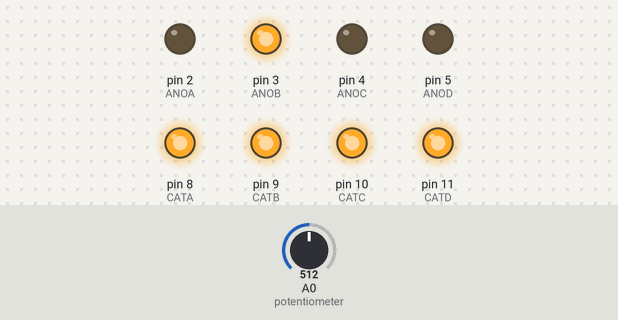
Simulated run of this sketch. Board: Arduino Uno, built with avr-gcc and run on an emulated ATmega328P. Shown: output pins drawn as LEDs (lit = HIGH). Dashed ring = blinking. The test bench sets the inputs (shaded band); at power-on: A0 (potentiometer) = 512.

Above: at 1.3 s.
1.4 s: A0 (potentiometer) set to 122
At 2.08 s:
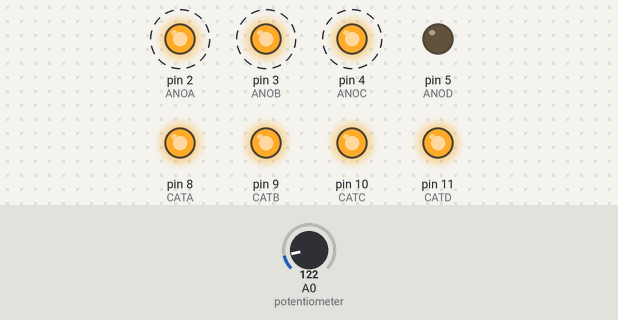
4.5 s: A0 (potentiometer) set to 6
At 4.91 s:
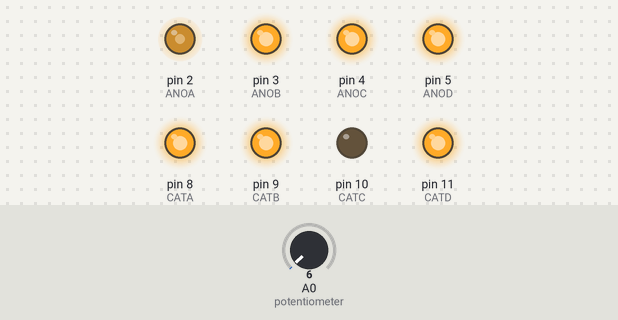
7.6 s: A0 (potentiometer) set to 0
10.7 s: A0 (potentiometer) set to 511
At 12.1 s:
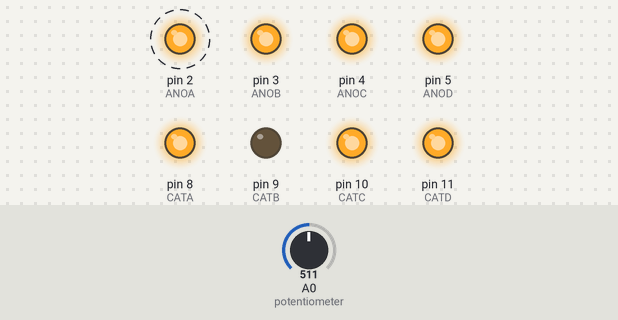
13.8 s: A0 (potentiometer) set to 306
At 15.34 s:
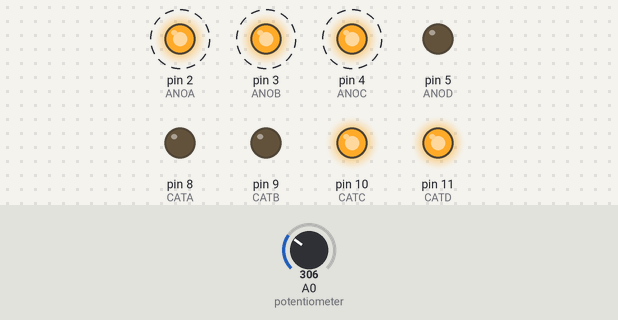
Timing chart, 0 to 29.2 s (numbered marks = the images above; inputs shaded):
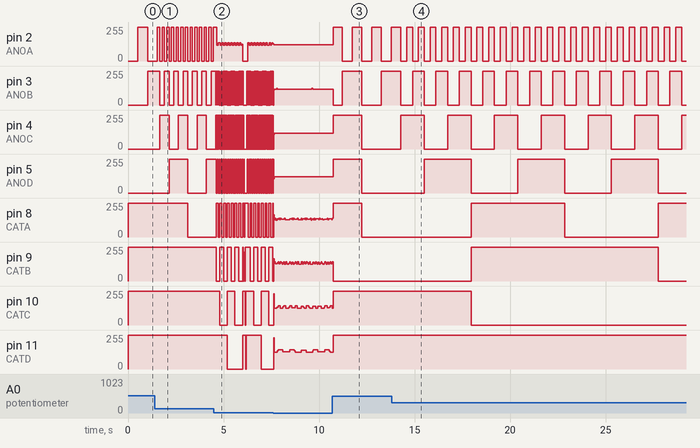

The sketch:

shared_anodes_and_cathodes_2.ino
```cpp
// Shared anodes and cathodes demo
// Dan Royer (dan@marginallyclever.com) 2017-02-16

// anodes demo:   connect 4 anodes to 5v and each cathode separately to pins 2,3,4,5.
// when voltage is high on a cathode electricity cannot flow through the LED, so it turns off.
// high voltage on the input pins is like equalized pressure in a water pipe (no flow).

// cathodes demo: connect 4 cathode to 5v and each anode separately to pins 2,3,4,5.
// when voltage is high on an anode electricity flows through the LED, so it turns on.
// the shortest route for current to flow is through the digital pins.  (like water doesn't flow uphill)


#define ANOA 2
#define ANOB 3
#define ANOC 4
#define ANOD 5

#define CATA 8
#define CATB 9
#define CATC 10
#define CATD 11

// 4 wires, 16 combinations of on/off
#define NUM_CATHODES (4)
#define NUM_ANODES   (4)
#define NUM_LIGHTS   (NUM_CATHODES*NUM_ANODES)
#define COMBINATIONS (NUM_LIGHTS*NUM_LIGHTS)

#define WAIT 100


void setup() {
  pinMode(ANOA,OUTPUT);
  pinMode(ANOB,OUTPUT);
  pinMode(ANOC,OUTPUT);
  pinMode(ANOD,OUTPUT);

  pinMode(CATA,OUTPUT);
  pinMode(CATB,OUTPUT);
  pinMode(CATC,OUTPUT);
  pinMode(CATD,OUTPUT);
}

void loop() {
  countUp();
  oneAtATimeA();
  oneAtATimeB();
}


void oneAtATimeA() {
  int i;

  for(i=0;i<NUM_LIGHTS;++i) {
    digitalWrite(ANOA,          i< 4?HIGH:LOW);
    digitalWrite(ANOB, i>= 4 && i< 8?HIGH:LOW);
    digitalWrite(ANOC, i>= 8 && i<12?HIGH:LOW);
    digitalWrite(ANOD, i>=12 && i<16?HIGH:LOW);

    digitalWrite(CATA, (i%4)!=0 ?HIGH:LOW);
    digitalWrite(CATB, (i%4)!=1 ?HIGH:LOW);
    digitalWrite(CATC, (i%4)!=2 ?HIGH:LOW);
    digitalWrite(CATD, (i%4)!=3 ?HIGH:LOW);

    delay(analogRead(A0));  // read the potentiometer and adjust the speed.
  }
}


void oneAtATimeB() {
  int i;

  for(i=0;i<NUM_LIGHTS;++i) {
    digitalWrite(CATA, !(         i< 4)?HIGH:LOW);
    digitalWrite(CATB, !(i>= 4 && i< 8)?HIGH:LOW);
    digitalWrite(CATC, !(i>= 8 && i<12)?HIGH:LOW);
    digitalWrite(CATD, !(i>=12 && i<16)?HIGH:LOW);

    digitalWrite(ANOA, (i%4)==0 ?HIGH:LOW);
    digitalWrite(ANOB, (i%4)==1 ?HIGH:LOW);
    digitalWrite(ANOC, (i%4)==2 ?HIGH:LOW);
    digitalWrite(ANOD, (i%4)==3 ?HIGH:LOW);

    delay(analogRead(A0));  // read the potentiometer and adjust the speed.
  }
}


void countUp() {
  int i;

  for(i=0;i<COMBINATIONS;++i) {
    lightAnodeMask(i,1,ANOA);
    lightAnodeMask(i,2,ANOB);
    lightAnodeMask(i,4,ANOC);
    lightAnodeMask(i,8,ANOD);

    lightCathodeMask(i,16,CATA);
    lightCathodeMask(i,32,CATB);
    lightCathodeMask(i,64,CATC);
    lightCathodeMask(i,128,CATD);

    delay(analogRead(A0));  // read the potentiometer and adjust the speed.
  }
}


void lightAnodeMask(int data,int mask, int pin) {
  int state = (( data & mask )!=0) ? HIGH : LOW;
  digitalWrite(pin,state);
}


// cathodes are reversed:
// turn off the ones we want to light up.
// turn on the ones we want to prevent from lighting up.
void lightCathodeMask(int data,int mask, int pin) {
  int state = (( data & mask )!=0) ? LOW : HIGH;
  digitalWrite(pin,state);
}
```

Measured:
- after the input at 1.4 s, pin 2 (ANOA): alternates 255/255 for 0.12 s and 0/255 for 0.12 s, starting after 0.26 s; pin 5 (ANOD): 0/255 → 255/255 after 0.75 s instead of 2.7 s; pin 8 (CATA): 255/255 → 0/255 after 1.7 s
- after the input at 4.5 s, pin 10 (CATC): 255/255 → 0/255 after 0.31 s, → 255/255 0.39 s later, → 0/255 0.39 s later, → 255/255 0.39 s later, … (9 changes in this stretch); pin 11 (CATD): 255/255 → 0/255 after 0.71 s, → 255/255 0.79 s later, → 0/255 0.98 s later
- after the input at 10.7 s, pin 2 (ANOA): alternates 255/255 for 0.51 s and 0/255 for 0.51 s, starting at once; pin 3 (ANOB): 120/255 → 0/255 at once, → 255/255 0.47 s later, → 0/255 1.0 s later, → 255/255 1.0 s later; pin 4 (ANOC): 120/255 → 255/255 at once, → 0/255 1.5 s later; pin 5 (ANOD): 121/255 → 255/255 at once, → 0/255 1.5 s later
- after the input at 13.8 s, pin 2 (ANOA): alternates 255/255 for 0.31 s and 0/255 for 0.31 s, starting after 0.78 s; pin 3 (ANOB): alternates 255/255 for 0.61 s and 0/255 for 0.61 s, starting after 1.1 s
